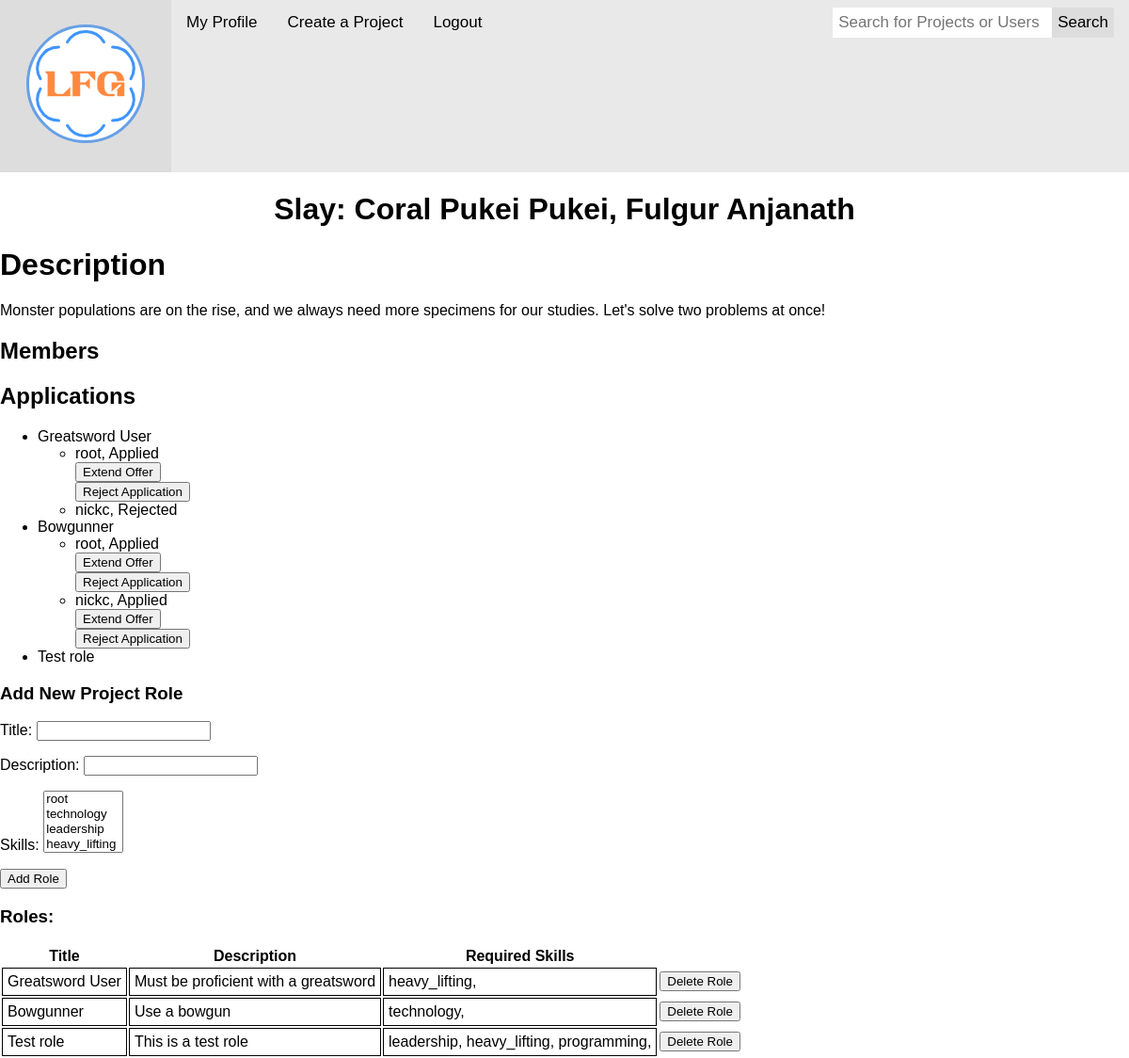
The page /project/3/ (signed in) on the database as committed earlier.
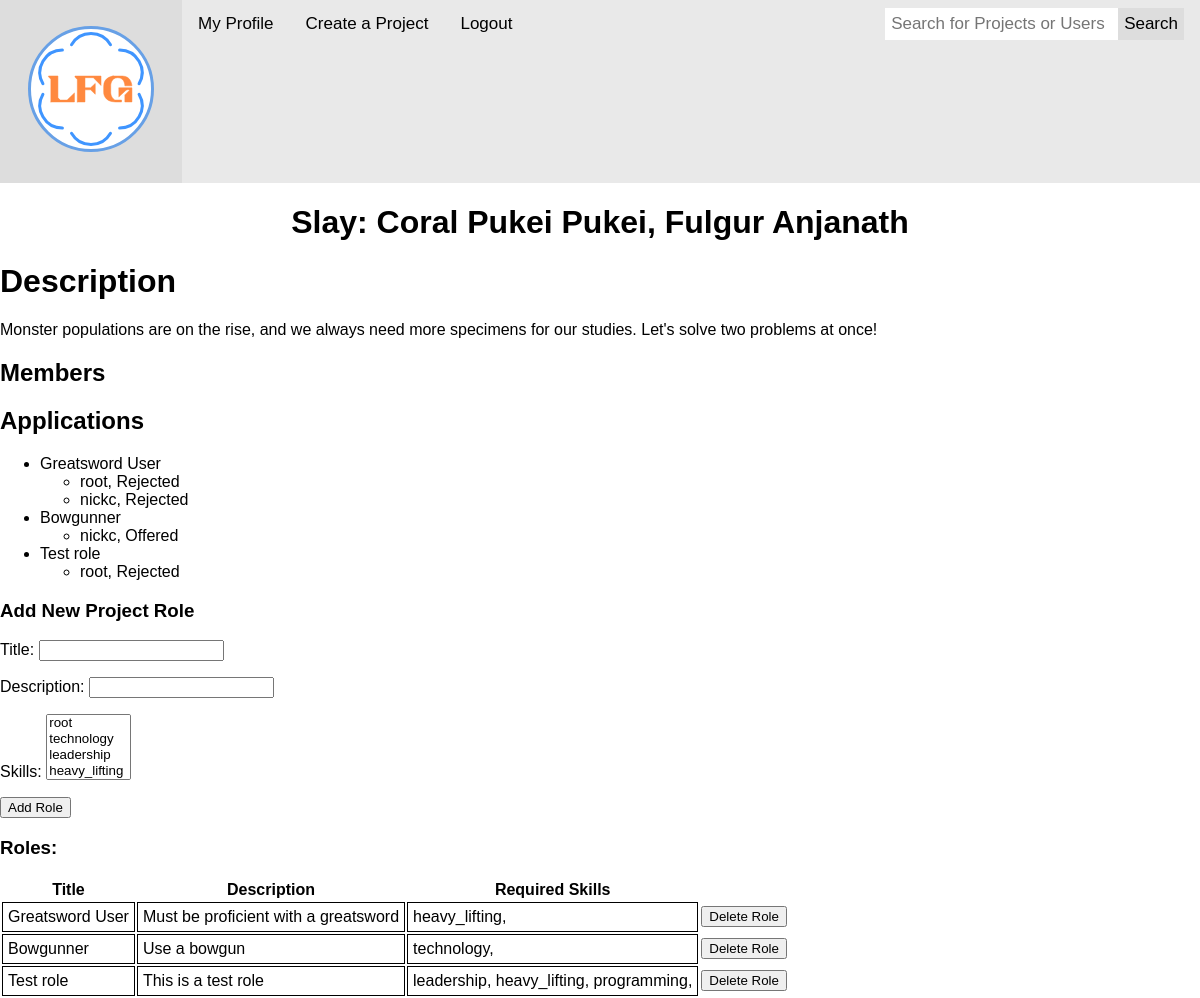
The same page on the database as committed later.
### LFGCore/models.py (models this page shows, shortened)
class Project(models.Model):
  channels = models.ManyToManyField('ChatChannel', through='ProjectChannel')
  name = models.CharField(max_length=45)
  description = models.CharField(max_length=10000)
  start_date = models.DateTimeField(null=True)
  end_date = models.DateTimeField(null=True)

class Role(models.Model):
  project = models.ForeignKey(Project, on_delete=models.CASCADE)
  skills = models.ManyToManyField('Skill')
  title = models.CharField(max_length=45)
  description = models.CharField(max_length=1000)

class Application(models.Model):
  applicant = models.ForeignKey(Profile, on_delete=models.CASCADE)
  role = models.ForeignKey(Role, on_delete=models.CASCADE)
  status = models.CharField(max_length=1, choices=(
    ('A', 'Applied'),
    ('O', 'Offered'),
    ('R', 'Rejected'),
    ('D', 'Declined')
  ))

class Profile(models.Model):
  user = models.OneToOneField(User, on_delete=models.CASCADE)
  address = models.OneToOneField('Address', on_delete=models.CASCADE, null=True)
  projects = models.ManyToManyField('Project', through='Member', related_name="memberships")
  chat_channels = models.ManyToManyField('ChatChannel', related_name="channels")
  chats = models.ManyToManyField('ChatChannel', related_name="chats", through='Chat')
  friends = models.ManyToManyField("self", through='Friend')
  bio = models.CharField(max_length=1000, null=True)
  telephone_number = models.DecimalField(max_digits=11, decimal_places=0, null=True)
  applications = models.ManyToManyField('Role', through='Application', related_name="role_application")

class Skill(models.Model):
  parent = models.ForeignKey("self", on_delete=models.CASCADE, null=True)
  name = models.CharField(max_length=45)
  description = models.CharField(max_length=250)
  def __str__(self):
    return self.name

### LFGCore/views.py (the view)
# urls.py: path('project/<int:id>/', views.project, name= 'project_view'),
@login_required
def project(request, id=None):
  if id == None:
    return HttpResponseNotFound()
  else:
    project = Project.objects.get(id=id)
    if project == None:
      return HttpResponseNotFound(f"<p>Project id {id} does not exist</p>")
  role_form = ProjectRoleForm(initial={'project' : project})
  return render(request, 'LFGCore/project.html', {"project" : project , "role_form" : role_form })

### LFGCore/forms.py
class ProjectRoleForm(forms.ModelForm):
    class Meta:
        model = Role
        fields = ('title', 'description', 'project', 'skills')
    def __init__(self, *args, **kwargs):
        super(ProjectRoleForm, self).__init__(*args, **kwargs)
        self.fields['project'].widget = forms.HiddenInput()
        self.fields['skills'] = forms.ModelMultipleChoiceField(queryset=Skill.objects.all(), widget=forms.SelectMultiple())

### LFGCore/templates/LFGCore/project.html (shortened to what this page needs)
{% extends "LFGCore/top.html" %}
{% block content %}
<h1 style="text-align: center;">{{ project.name }}</h1>
<h1>Description</h1>
{{ project.description }}
<h2>Members</h2>
<h2>Applications</h2>
<ul>
  {% for role in project.role_set.all %}
    <li>
      {{ role.title }}
      <ul>
        {% for application in role.application_set.all %}
          <li>
            {{ application.applicant.user.username }}, {{ application.get_status_display }}
            {% if application.status == 'A' %}
              <form action="/application/updatestatus/{{ application.id }}/" method="post">
                <button type="submit">Extend Offer</button>
              </form>
              <form action="/application/updatestatus/{{ application.id }}/" method="post">
                <button type="submit">Reject Application</button>
              </form>
            {% endif %}
          </li>
        {% endfor %}
      </ul>
    </li>
  {% endfor %}
</ul>
<h3>Add New Project Role</h3>
<form action="/role/create/" method='post'>
  {{ role_form.as_p }}
  <button type="submit">Add Role</button>
</form>
<h3>Roles:</h3>
<table>
  <tr>
    <th>Title</th>
    <th>Description</th>
    <th>Required Skills</th>
  </tr>
  {% for role in project.role_set.all %}
  <tr>
    <td style='border: 1px solid black; padding: 5px'>{{ role.title }}</td>
    <td style='border: 1px solid black; padding: 5px'>{{ role.description }}</td>
    <td style='border: 1px solid black; padding: 5px'>
      {% for skill in role.skills.all %}
        {{ skill }},
      {% endfor %}
    </td>
    <td>
      <form action="/role/delete/", method='post'>
        <button type="submit">Delete Role</button>
      </form>
    </td>
  </tr>
  {% endfor %}
</table>
{% endblock content %}

### LFGCore/templates/LFGCore/top.html (shortened to what this page needs)
<!DOCTYPE html>
<html>
<head>
  <link rel="stylesheet" href="/static/top/top.css">
</head>
<body>
  <div class="topnav">
    <div class="logo"><a href="/"><img src="/static/top/logo.svg" alt="Logo" width="150" height="150" /></a></div>
    <a class="active" href="/accounts/profile/">My Profile</a>
    <a href="/project/create/">Create a Project</a>
    <a href="/logout/">Logout</a>
    <div class="search-container">
      <form action="/search/">
        <input type="text" placeholder="Search for Projects or Users" name="query">
        <button type="submit">Search</button>
      </form>
    </div>
  </div>
  {% block content %}{% endblock content %}
</body>
</html>

### static/top/top.css (style rules this page uses)
* { box-sizing: border-box; }
body { margin: 0; font-family: Arial, Helvetica, sans-serif; }
.topnav { overflow: hidden; background-color: #e9e9e9; }
.topnav a { float: left; display: block; color: black; text-align: center; padding: 14px 16px; text-decoration: none; font-size: 17px; }
.topnav a.active { color: rgb(5, 5, 5); }
.topnav .search-container { float: right; }
.topnav input[type=text] { padding: 6px; margin-top: 8px; font-size: 17px; border: none; }
.topnav .search-container button { float: right; padding: 6px; margin-top: 8px; margin-right: 16px; background: #ddd; font-size: 17px; border: none; cursor: pointer; }
.logo { display: inline-block; float: left }

Rows that differ between the two databases and show on the page:
removed Application: applicant.user.username "root", status "Applied", shown under Role "Bowgunner"
changed Application (number 1 of 4 on the later page): status "Applied" → "Rejected"; no longer shows "Extend Offer Reject Application"
changed Application: status "Applied" → "Offered"; no longer shows "Extend Offer Reject Application"
added Application: applicant.user.username "root", status "Rejected", shown under Role "Test role"
